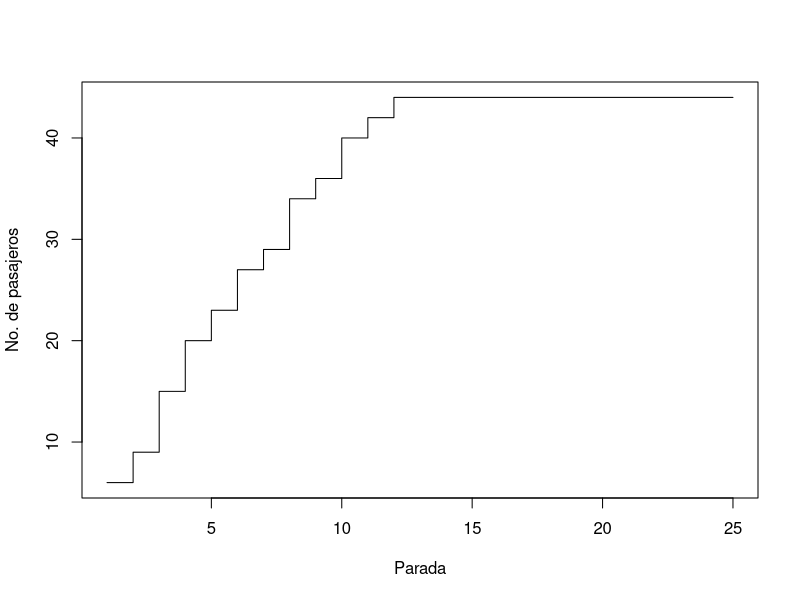

This figure's R source:

paradas <- 25
pasajeros <- 0
registro <- numeric(paradas)
registro[1] <- pasajeros
for (i in 1:paradas) {
  pasajeros <- pasajeros + sample(0:6, 1)
  if (pasajeros >= 44) {
    pasajeros <- 44
    registro[i:paradas] <- 44
    cat('Bus lleno!\n')
    break
  }
  registro[i] <- pasajeros
  cat('Parada', i, 'hay', pasajeros, 'pasajeros\n')
}
plot(registro, xlab='Parada', ylab='No. de pasajeros', type='s')